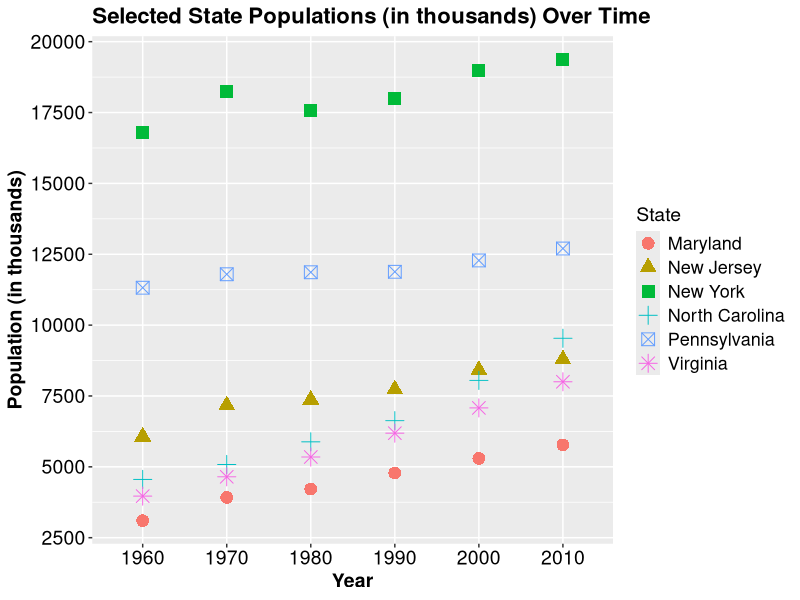

The R source for this figure:
# This script creates a scatter plot using (a subset of) 'census_data.csv'.

# A description of 'census_data.csv' can be found in 'census_data_scrape_and_process.R'.
# To avoid an overwhelming plot, I will be using a subset of 'census_data.csv' consisting of
# all observations for 6 states (North Carolina, Maryland, New Jersey, Pennsylvania, Virginia, 
# and New York).

# Load packages.
library(data.table)
library(reshape2)
library(ggplot2)

# Load data.
census_data = data.table(read.csv('census_data.csv', header = T, stringsAsFactors = F, check.names = F))

#####
# SUBSET/PROCESS DATA.

  # Specify states of interest.
  states = c('North Carolina', 'Maryland', 'New Jersey', 'Pennsylvania', 
             'Virginia', 'New York')
  
  # Create data subset (specified above).
  census_subset = census_data[Name %in% states]
  
  # Divided population values by 1000 for easier graph viewing.
  census_subset$`1960` = census_subset$`1960` / 1000
  census_subset$`1970` = census_subset$`1970` / 1000
  census_subset$`1980` = census_subset$`1980` / 1000
  census_subset$`1990` = census_subset$`1990` / 1000
  census_subset$`2000` = census_subset$`2000` / 1000
  census_subset$`2010` = census_subset$`2010` / 1000
  
  # Melt 'census_subset' to allow creation of scatter plot.
  census_subset = melt(census_subset, id = 'Name')
  
  # Change column names of 'census_subset'.
  setnames(census_subset, names(census_subset), c('State', 'Year', 'Population'))

#####  
# Plot data.
ggplot(data = census_subset, aes(x = Year, y = Population, color = State, shape = State)) +
  geom_point(size = 4) +
  scale_y_continuous(breaks = seq(2500, 20000, by = 2500)) +
  theme(axis.text.x = element_text(color = 'black', 
                                   size = 14), 
        axis.text.y = element_text(color = 'black', 
                                   size = 14), 
        axis.title.x = element_text(face = 'bold', 
                                    size = 14), 
        axis.title.y = element_text(face = 'bold', 
                                    size = 14), 
        plot.title = element_text(face = 'bold',
                                  size = 16), 
        legend.title = element_text(size = 14), 
        legend.text = element_text(size = 13)) +
  ggtitle('Selected State Populations (in thousands) Over Time') +
  xlab('Year') +
  ylab('Population (in thousands)')
